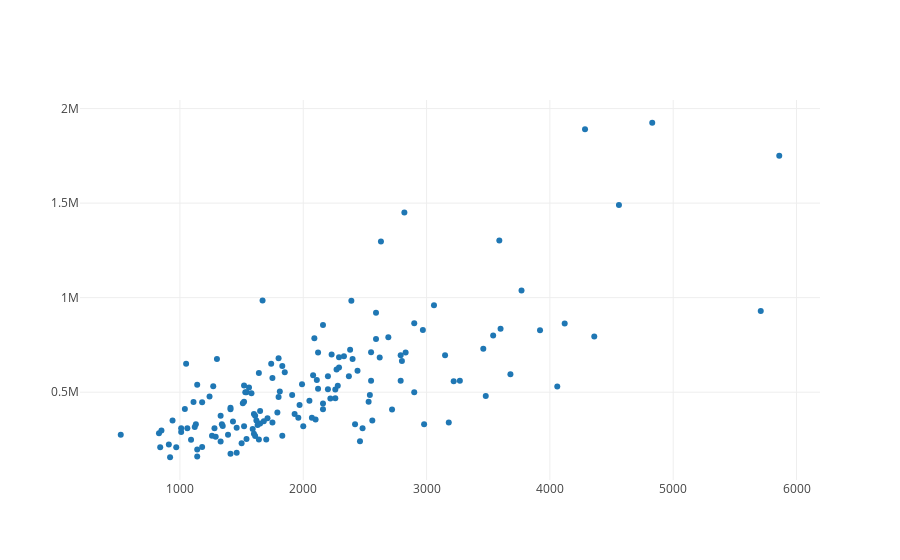

Write notebook code for a chart like this one.
### Code cell
# Solution (Punto 1)

import plotly.offline as py
import plotly.graph_objs as go
py.init_notebook_mode(connected=True)
data=[
    go.Scatter(x=xTrain[:,0],y=yTrain,mode="markers")
]
layout = go.Layout()
fig = go.Figure(data, layout)
py.iplot(fig)

### Figure 1 — Plotly figure (JSON) as saved in the notebook; plotly's stock layout.template omitted (floating-point values rounded to 4 significant figures; data arrays with more than 128 entries replaced by an {"elided": "..."} marker saying what was removed)
{"data": [{"mode": "markers", "type": "scatter", "uid": "449e8140-df6a-11e8-8362-a402b9828abf", "x": {"elided": "151 int values"}, "y": {"elided": "151 int values"}}], "layout": {}}
